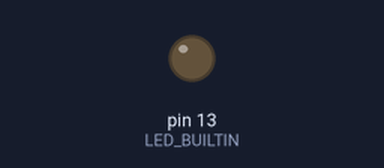
The sketch below on a simulated Arduino Uno, built with avr-gcc and run on an emulated ATmega328P. Parts: output pins drawn as LEDs (lit = HIGH).

Above: at 1.6 s.
At 4.3 s:
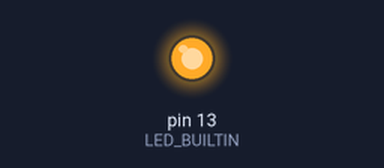
Timing chart, 0 to 9.8 s (numbered marks = the images above):
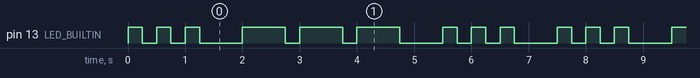

The sketch:

SIT107-1-2P-SOS.ino
```cpp
/*
SIT107 - P1.2 - Morse Code SOS

This sketch conducts a simple SOS signal
*/

// the setup function initialises the LED Pin - Pin 13
void setup() {
  // initialize digital pin LED_BUILTIN as an output.
  pinMode(LED_BUILTIN, OUTPUT);
}

  /**
  For information on Morse -
  - A dot(.) is one time unit
  - A dash (-) is three time units
  - A space between symbols (dot or dash) is three time units
  - The space between letters is three time units
  - Although not used, the time between words is seven time units

  The time unit in this project will be 0.25 seconds

  The next following two functions conduct an S and an O in Morse Code
  */

void morseS() {
  // The letter S is dot dot dot
  digitalWrite(LED_BUILTIN, HIGH); // turn the LED on (HIGH is the voltage level)
  delay(250); // One Time unit on
  digitalWrite(LED_BUILTIN, LOW); // turn the LED off by making the voltage LOW
  delay(250); // One Time unit off
  digitalWrite(LED_BUILTIN, HIGH); // turn the LED on (HIGH is the voltage level)
  delay(250); // One Time unit on
  digitalWrite(LED_BUILTIN, LOW); // turn the LED off by making the voltage LOW
  delay(250); // One Time unit off
  digitalWrite(LED_BUILTIN, HIGH); // turn the LED on (HIGH is the voltage level)
  delay(250); // One Time unit on
  digitalWrite(LED_BUILTIN, LOW); // turn the LED off by making the voltage LOW
  delay(750); // Three Time units at off (end of letter)
}

void morseO() {
  // The letter O is dash dash dash
  digitalWrite(LED_BUILTIN, HIGH); // turn the LED on (HIGH is the voltage level)
  delay(750); // Three Time units on
  digitalWrite(LED_BUILTIN, LOW); // turn the LED off by making the voltage LOW
  delay(250); // One Time unit off
  digitalWrite(LED_BUILTIN, HIGH); // turn the LED on (HIGH is the voltage level)
  delay(750); // Three Time units on
  digitalWrite(LED_BUILTIN, LOW); // turn the LED off by making the voltage LOW
  delay(250); // One Time unit off
  digitalWrite(LED_BUILTIN, HIGH); // turn the LED on (HIGH is the voltage level)
  delay(750); // Three Time units on
  digitalWrite(LED_BUILTIN, LOW); // turn the LED off by making the voltage LOW
  delay(750); // Three Time units at off (end of letter)
}
// the following loop function conducts the SOS task
void loop() {

  morseS();           // The letter S in morse (. . .)
  morseO();           // The letter O in morse (- - -)
  morseS();           // The letter S in morse (. . .)

}
```

Measured:
- by itself, pin 13 (LED_BUILTIN): repeats every 7.5 s: 2 × (LOW 0.25 s, HIGH 0.25 s), LOW 0.75 s, 2 × (HIGH 0.75 s, LOW 0.25 s), HIGH 0.75 s, LOW 0.75 s, 2 × (HIGH 0.25 s, LOW 0.25 s), HIGH 0.25 s, LOW 0.75 s, HIGH 0.25 s
- by itself, everything shown: repeats every 7.5 s, in 18 steps
